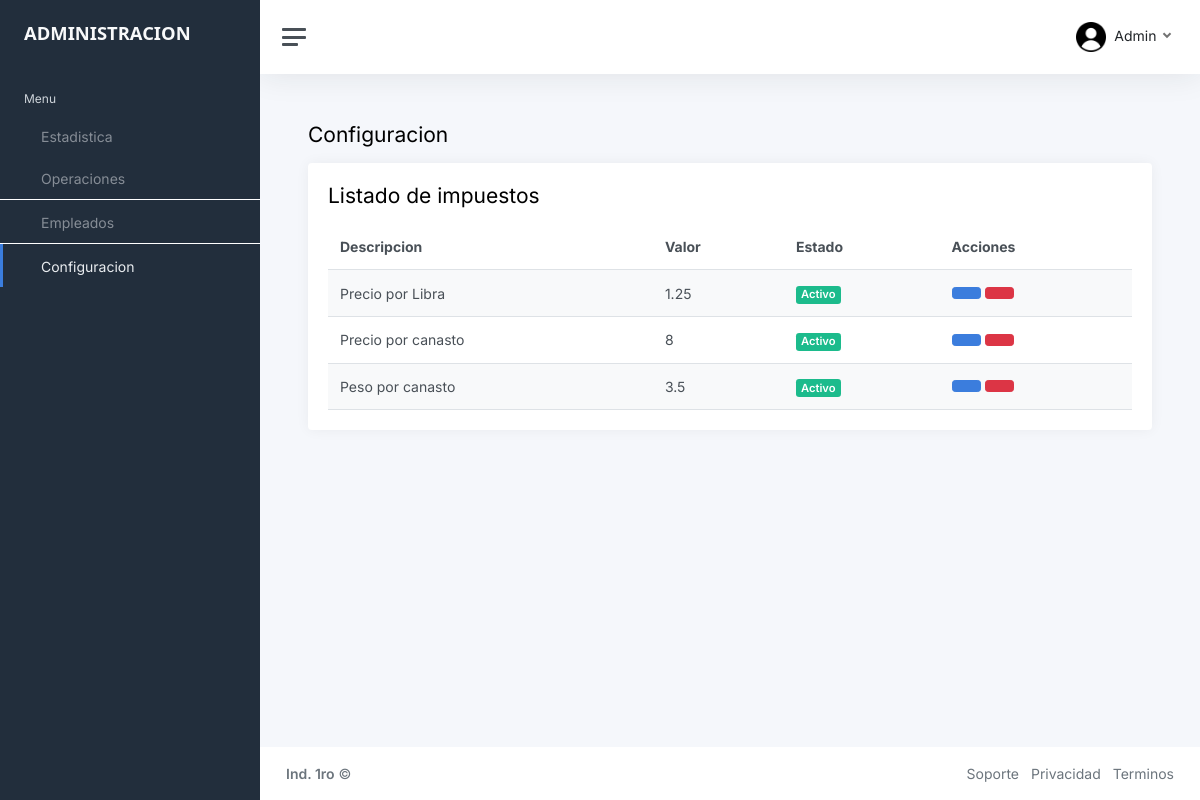
The app's page /doc/c_config/config.php (signed in) with its own data.
### tables this page shows
CREATE TABLE `tbl_config` (
  `Id_configuracion` int(11) NOT NULL,
  `Descripcion` varchar(30) NOT NULL,
  `Valor` float NOT NULL,
  `Estado` varchar(12) NOT NULL
);

### doc/c_config/config.php (the view)
<?php include('../../conexiones/conexion.php');
$sql = "SELECT * FROM tbl_config";
$resultado = mysqli_query($conexion, $sql);
?>
<?php include('asset/header.php') ?>
<main class="content">
    <div class="container-fluid p-0">
        <h1 class="h3 mb-3">Configuracion</h1>
        <div class="row">
            <div class="col-12">
                <div class="card">
                    <div class="card-body">
                        <h1 class="h3 mb-3">Listado de impuestos</h1>
                        <table class="table table-striped table-hover my-0">
                            <thead>
                                <tr>
                                    <th class="">Descripcion</th>
                                    <th class="">Valor</th>
                                    <th class="">Estado</th>
                                    <th class="">Acciones</th>
                                </tr>
                            </thead>
                            <tbody id="body_table">
                                <?php while ($fila = mysqli_fetch_assoc($resultado)) { ?>
                                    <tr>
                                        <td class=""><?php echo $fila['Descripcion'] ?></td>
                                        <td class=""><?php echo $fila['Valor'] ?></td>
                                        <?php
                                        if ($fila['Estado'] == 'Activo') {
                                            echo '<td class=""><span class="badge bg-success">' . $fila['Estado'] . '</span></td>';
                                        } else if ($fila['Estado'] == 'Inactivo') {
                                            echo '<td class=""><span class="badge bg-danger">' . $fila['Estado'] . '</span></td>';
                                        };
                                        ?>
                                        <td class="">
                                            <div class="d-flex gap-1">
                                                <button class="btn btn-primary" title="Editar" onclick="editar('<?php echo $fila['Descripcion'] ?>', <?php echo $fila['Id_configuracion'] ?>)"><i class="align-middle" data-feather="edit"></i></button>
                                                <button class="btn btn-danger" title="Eliminar" onclick="eliminar()"><i class="align-middle" data-feather="trash-2"></i></button>
                                            </div>
                                        </td>
                                    </tr>
                                <?php } ?>
                            </tbody>
                        </table>
                    </div>
                </div>
            </div>
        </div>
    </div>
</main>
<?php include('asset/footer.php') ?>

### records on screen
tbl_config: Descripcion "Precio por Libra", Valor "1.25", Estado "Activo"
tbl_config: Descripcion "Precio por canasto", Valor "8", Estado "Activo"
tbl_config: Descripcion "Peso por canasto", Valor "3.5", Estado "Activo"

### other values on screen
$_SESSION['supervisor'] "Admin"
